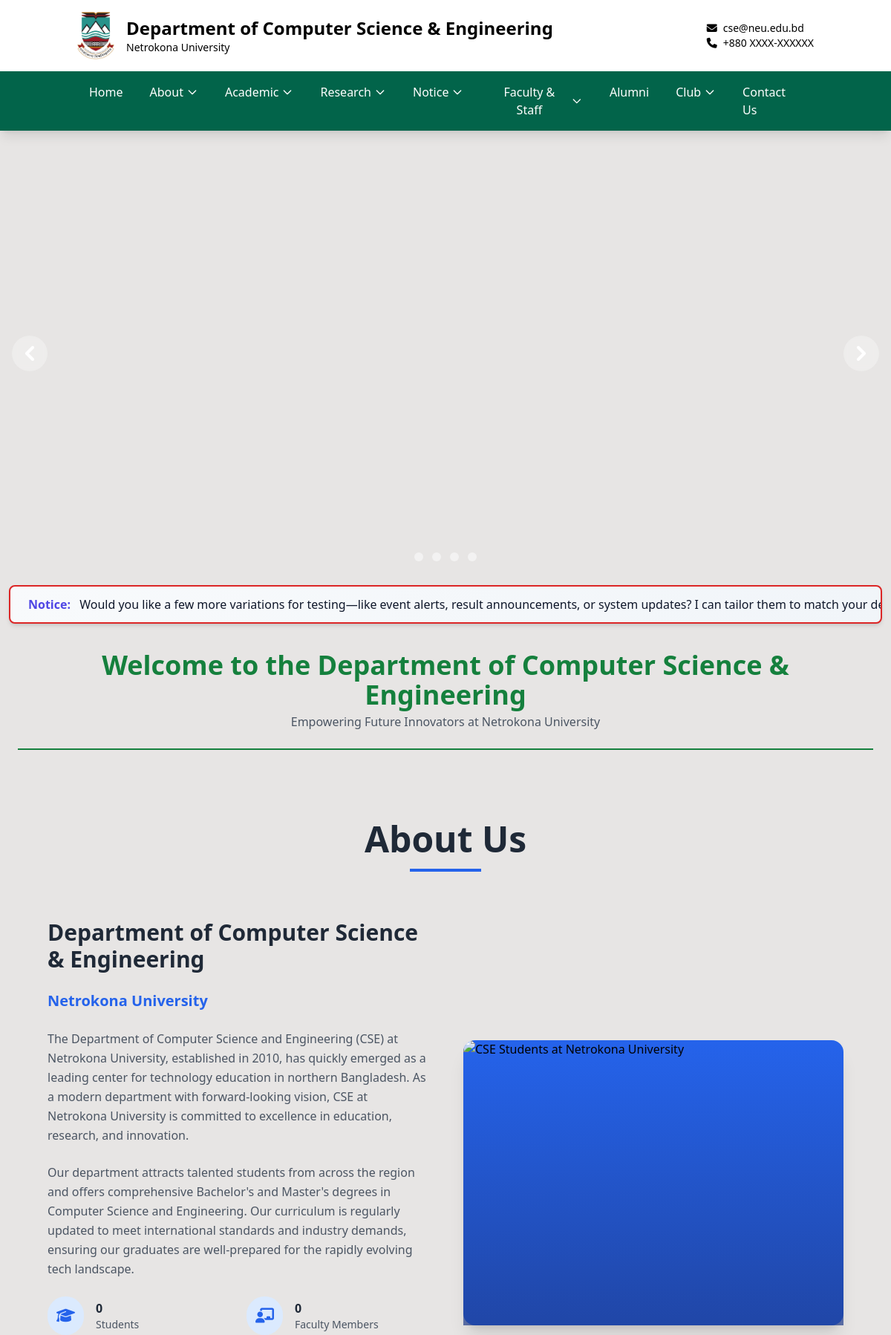
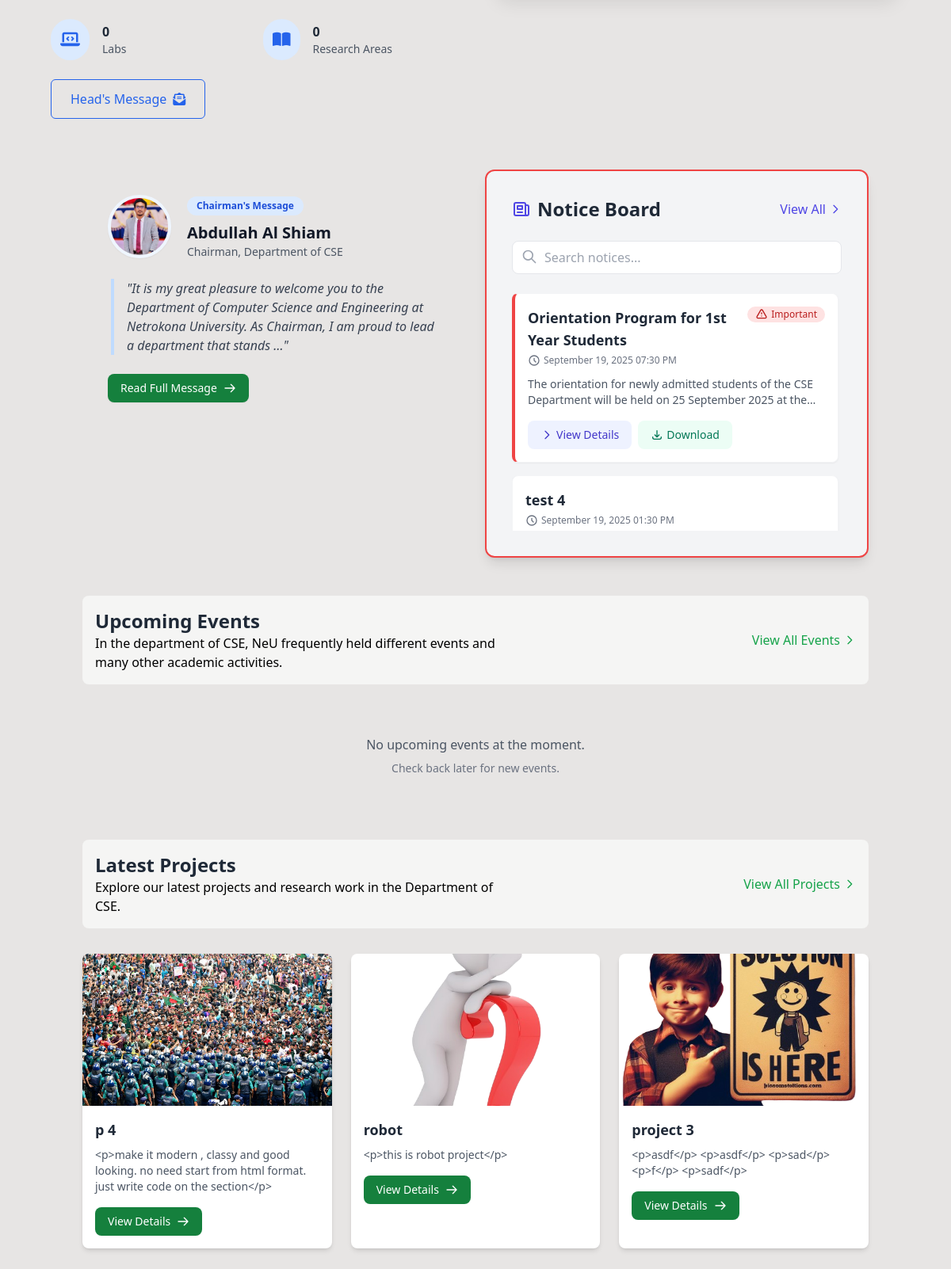
The page / (upper part) on the database its author committed (2 pictures, top to bottom).
### cse_app/models.py (models this page shows, shortened)
class ScrollingNotice(models.Model):
    text = models.TextField()
    is_active = models.BooleanField(default=True)
    created_at = models.DateTimeField(auto_now_add=True)
    updated_at = models.DateTimeField(auto_now=True)
    class Meta:
        ordering = ['-created_at']

class Chairman(models.Model):
    faculty = models.OneToOneField(FacultyMember, on_delete=models.CASCADE)
    message = RichTextField()
    signature = models.ImageField(upload_to='signatures/', blank=True, null=True)
    from_date = models.DateField()
    to_date = models.DateField(null=True, blank=True)
    is_current = models.BooleanField(default=False)
    from_date = models.DateField()
    to_date = models.DateField(blank=True, null=True)
    is_current = models.BooleanField(default=True)

class FacultyMember(models.Model):
    DESIGNATION_CHOICES = (
        ('professor', 'Professor'),
        ('associate_professor', 'Associate Professor'),
        ('assistant_professor', 'Assistant Professor'),
        ('lecturer', 'Lecturer'),
        ('chairman', 'Chairman'),
    )
    STATUS_CHOICES = (
        ('active', 'Active'),
        ('on_leave', 'On Leave'),
        ('ex_chairman', 'Ex-Chairman'),
        ('past_faculty', 'Past Faculty'),
    )
    user = models.OneToOneField(User, on_delete=models.CASCADE, null=True, blank=True)
    name = models.CharField(max_length=100)
    designation = models.CharField(max_length=30, choices=DESIGNATION_CHOICES)
    status = models.CharField(max_length=20, choices=STATUS_CHOICES, default='active')
    email = models.EmailField()
    phone = models.CharField(max_length=15, blank=True)
    room_no = models.CharField(max_length=10, blank=True)
    image = models.ImageField(upload_to='faculty/', blank=True)
    bio = models.TextField(blank=True)
    education = RichTextField(blank=True)
    research_interest = models.TextField(blank=True)
    joined_date = models.DateField(blank=True, null=True)
    end_date = models.DateField(blank=True, null=True)
    is_chairman = models.BooleanField(default=False)

class Notice_Board(models.Model):
    title = models.CharField(max_length=200)
    content = RichTextField()
    file = models.FileField(upload_to='notices/', blank=True, null=True)  # For download option
    created_at = models.DateTimeField(null=True, blank=True)
    updated_at = models.DateTimeField(null=True, blank=True)
    is_important = models.BooleanField(default=False)
    class Meta:
        ordering = ['-created_at']  # Newest first

class Project(models.Model):
    PROJECT_TYPES = (
        ('research', 'Research Project'),
        ('thesis', 'Thesis Project'),
        ('industry', 'Industry Project'),
        ('academic', 'Academic Project'),
    )
    title = models.CharField(max_length=200)
    description = RichTextField()
    project_type = models.CharField(max_length=20, choices=PROJECT_TYPES)
    members = models.ManyToManyField('FacultyMember', related_name='projects', blank=True)
    start_date = models.DateField()
    image = models.ImageField(upload_to='projects/', blank=True, null=True)
    end_date = models.DateField(blank=True, null=True)
    is_ongoing = models.BooleanField(default=False)
    funding_agency = models.CharField(max_length=200, blank=True)
    budget = models.DecimalField(max_digits=12, decimal_places=2, blank=True, null=True)
    outcome = RichTextField(blank=True)

### cse_app/views.py (the view)
# urls.py: path('', views.home, name='home'),
def home(request):
    important_notices = Notice_Board.objects.filter(is_important=True)[:5]
    latest_notices = Notice_Board.objects.exclude(is_important=True)[:5]
    latest_projects = Project.objects.all().order_by('-start_date')[:3]
    latest_events = Event.objects.all().order_by('-start_date')[:3]
    latest_notices = Notice_Board.objects.all()[:5]
    faculty_members = FacultyMember.objects.all()[:8]
    current_chairman = Chairman.objects.filter(is_current=True).first()
    tech_news = TechNews.objects.all()[:3]
    upcoming_events = list(Event.objects.filter(
        is_upcoming=True,
        start_date__gte=timezone.now()
    ).order_by('start_date')[:3])
    if len(upcoming_events) < 3:
        latest_events = Event.objects.exclude(
            id__in=[event.id for event in upcoming_events]
        ).order_by('-start_date')[:3 - len(upcoming_events)]
        upcoming_events.extend(latest_events)
    context = {
        'important_notices': important_notices,
        'latest_notices': latest_notices,
        'faculty_members': faculty_members,
        'current_chairman': current_chairman,
        'tech_news': tech_news,
        'events': upcoming_events,  # Pass events to the template
        'latest_projects': latest_projects,
    }
    page_view, created = ViewCount.objects.get_or_create(page_name='home')
    page_view.increment()
    return render(request, 'cse/home.html', context)

### templates/cse/home.html (shortened to what this page needs)
{% extends 'base.html' %}
{% load static %}
{% block content %}
{% include 'cse/carousel.html' %}
  <div class="lg:col-span-2">
    {% include 'cse/scrolling_notice.html' %}
    <div class="rounded-lg p-6 mb-2">
  <h2 class="text-4xl font-bold text-green-700 mb-1 text-center">
    Welcome to the Department of Computer Science & Engineering
  </h2>
  <p class="text-center text-gray-600 mb-6">
    Empowering Future Innovators at Netrokona University
  </p>
  <div class="flex justify-center">
    <div class="w-full border-t-2 border-green-700"></div>
  </div>
</div>
    {% include 'cse/about.html' %}
    <div class="container mx-auto px-4 mb-10">
      <div class="grid md:grid-cols-2 gap-6">
        {% if current_chairman %}
        <div class=" rounded-xl overflow-hidden ">
          <div class="p-6 md:p-8">
            <div class="flex items-start mb-6">
              <div class="flex-shrink-0 mr-5">
                <div class="relative">
                  <img
                    src="{{ current_chairman.faculty.image.url }}"
                    alt="{{ current_chairman.faculty.name }}"
                    class="w-20 h-20 rounded-full object-cover border-4 border-blue-50 shadow-sm"
                  />
                </div>
              </div>
              <div>
                <span class="inline-block px-3 py-1 text-xs font-semibold text-blue-700 bg-blue-100 rounded-full mb-2">Chairman's Message</span>
                <h3 class="text-xl font-bold text-gray-900">{{ current_chairman.faculty.name }}</h3>
                <p class="text-sm text-gray-600">Chairman, Department of CSE</p>
              </div>
            </div>
            <div class="border-l-4 border-blue-200 pl-4 ml-1 mb-6">
              <p class="text-gray-700 italic">
                "{{ current_chairman.message|striptags|truncatewords:30 }}"
              </p>
            </div>
            <div class="flex items-center justify-between">
              <a
                href="{% url 'message_from_chairman' %}"
                class="inline-flex items-center px-4 py-2 text-sm font-medium text-white bg-green-700 rounded-lg hover:bg-green-800 transition-all duration-300 shadow-sm hover:shadow-md"
              >
                Read Full Message
                <svg class="w-4 h-4 ml-2" fill="none" stroke="currentColor" viewBox="0 0 24 24">
                  <path stroke-linecap="round" stroke-linejoin="round" stroke-width="2" d="M14 5l7 7m0 0l-7 7m7-7H3"></path>
                </svg>
              </a>
            </div>
          </div>
        </div>
        {% endif %}
        <div class="bg-gray-100 rounded-xl shadow-lg overflow-hidden transition-all duration-300 border-2 border-red-500 hover:shadow-xl">
  <div class="p-6 md:p-8">
    <div class="flex justify-between items-center mb-6 ">
      <div class="flex items-center ">
        <svg class="w-6 h-6 text-indigo-600 mr-2" fill="none" stroke="currentColor" viewBox="0 0 24 24">
          <path stroke-linecap="round" stroke-linejoin="round" stroke-width="2" d="M19 20H5a2 2 0 01-2-2V6a2 2 0 012-2h10a2 2 0 012 2v1m2 13a2 2 0 01-2-2V7m2 13a2 2 0 002-2V9a2 2 0 00-2-2h-2m-4-3H9M7 16h6M7 8h6v4H7V8z"></path>
        </svg>
        <h3 class="text-2xl font-bold text-gray-800">Notice Board</h3>
      </div>
      <a href="{% url 'notice_list' %}" class="text-indigo-600 hover:text-indigo-800 font-medium flex items-center group transition-colors">
        View All
        <svg class="w-4 h-4 ml-1 transform group-hover:translate-x-1 transition-transform" fill="none" stroke="currentColor" viewBox="0 0 24 24">
          <path stroke-linecap="round" stroke-linejoin="round" stroke-width="2" d="M9 5l7 7-7 7"></path>
        </svg>
      </a>
    </div>
    <div class="mb-6 flex items-center space-x-4">
      <div class="relative flex-1">
        <input type="text" placeholder="Search notices..." class="w-full pl-10 pr-4 py-2 border border-gray-200 rounded-lg focus:ring-2 focus:ring-indigo-200 focus:border-indigo-400 transition-colors">
        <svg class="w-5 h-5 text-gray-400 absolute left-3 top-2.5" fill="none" stroke="currentColor" viewBox="0 0 24 24">
          <path stroke-linecap="round" stroke-linejoin="round" stroke-width="2" d="M21 21l-6-6m2-5a7 7 0 11-14 0 7 7 0 0114 0z"></path>
        </svg>
      </div>
    </div>
    <div class="h-[300px] overflow-y-auto pr-1 custom-scrollbar ">
      <div class="space-y-4" id="notice-container">
        {% for notice in latest_notices %}
        <div class="bg-white rounded-lg border border-gray-100 p-4 shadow-sm hover:shadow-md transition-all duration-300 transform hover:-translate-y-0.5 {% if notice.is_important %}border-l-4 border-l-red-500{% endif %}">
          <div class="flex flex-col">
            <div class="flex-1 min-w-0">
              <div class="flex justify-between items-start">
                <h4 class="text-lg font-semibold text-gray-800 mb-1">
                  <a href="{% url 'notice_detail' notice.id %}" class="hover:text-indigo-600 transition-colors">{{ notice.title }}</a>
                </h4>
                {% if notice.is_important %}
                <span class="bg-red-100 text-red-700 text-xs font-medium px-2.5 py-0.5 rounded-full flex items-center whitespace-nowrap">
                  <svg class="w-4 h-4 mr-1" fill="none" stroke="currentColor" viewBox="0 0 24 24">
                    <path stroke-linecap="round" stroke-linejoin="round" stroke-width="2" d="M12 9v2m0 4h.01m-6.938 4h13.856c1.54 0 2.502-1.667 1.732-3L13.732 4c-.77-1.333-2.694-1.333-3.464 0L3.34 16c-.77 1.333.192 3 1.732 3z"></path>
                  </svg>
                  Important
                </span>
                {% endif %}
              </div>
              {% if notice.created_at %}
              <p class="text-xs text-gray-500 mb-3 flex items-center">
                <svg class="w-4 h-4 mr-1" fill="none" stroke="currentColor" viewBox="0 0 24 24">
                  <path stroke-linecap="round" stroke-linejoin="round" stroke-width="2" d="M12 8v4l3 3m6-3a9 9 0 11-18 0 9 9 0 0118 0z"></path>
                </svg>
                {{ notice.created_at|date:"F d, Y h:i A" }}
              </p>
              {% endif %}
              <p class="text-sm text-gray-600 mb-4 line-clamp-2">{{ notice.content|striptags|truncatewords:20 }}</p>
            </div>
            <div class="flex items-center space-x-2">
              <a href="{% url 'notice_detail' notice.id %}"
                 class="text-center px-4 py-2 bg-indigo-50 text-indigo-700 rounded-lg text-sm hover:bg-indigo-100 transition-colors flex items-center font-medium">
                <svg class="w-4 h-4 mr-1" fill="none" stroke="currentColor" viewBox="0 0 24 24">
                  <path stroke-linecap="round" stroke-linejoin="round" stroke-width="2" d="M9 5l7 7-7 7"></path>
                </svg>
                View Details
              </a>
              {% if notice.file %}
              <a href="{% url 'download_notice' notice.pk %}"
                 class="text-center px-4 py-2 bg-emerald-50 text-emerald-700 rounded-lg text-sm hover:bg-emerald-100 transition-colors flex items-center font-medium">
                <svg class="w-4 h-4 mr-1" fill="none" stroke="currentColor" viewBox="0 0 24 24">
                  <path stroke-linecap="round" stroke-linejoin="round" stroke-width="2" d="M4 16v1a3 3 0 003 3h10a3 3 0 003-3v-1m-4-4l-4 4m0 0l-4-4m4 4V4"></path>
                </svg>
                Download
              </a>
              {% endif %}
            </div>
          </div>
        </div>
        {% endfor %}
      </div>
    </div>
  </div>
</div>
      </div>
    </div>
     <section class="my-12">
      <div class="container mx-auto px-4">
          <div class="flex justify-between items-center mb-8 bg-stone-100 p-4 rounded-lg ">
            <div class="max-w-lg flex flex-col">
              <h2 class="text-2xl font-bold text-gray-800">Upcoming Events</h2>
              <h3>In the department of CSE, NeU frequently held different events and many other academic activities.</h3>
           </div>
             <a href="{% url 'all_events' %}" class="text-green-600  hover:text-green-800 font-medium flex items-center">
                View All Events
                 <svg class="w-4 h-4 ml-1" fill="none" stroke="currentColor" viewBox="0 0 24 24" xmlns="http://www.w3.org/2000/svg">
                    <path stroke-linecap="round" stroke-linejoin="round" stroke-width="2" d="M9 5l7 7-7 7"></path>
                 </svg>
             </a>
         </div>
          {% include 'cse/events.html' %}
          <div class="mt-12">
            <div class="flex justify-between items-center mb-8 bg-stone-100 p-4 rounded-lg">
                <div class="max-w-lg flex flex-col">
                    <h2 class="text-2xl font-bold text-gray-800">Latest Projects</h2>
                    <h3>Explore our latest projects and research work in the Department of CSE.</h3>
                </div>
                <a href="{% url 'all_projects' %}" class="text-green-600 hover:text-green-800 font-medium flex items-center">
                    View All Projects
                    <svg class="w-4 h-4 ml-1" fill="none" stroke="currentColor" viewBox="0 0 24 24">
                        <path stroke-linecap="round" stroke-linejoin="round" stroke-width="2" d="M9 5l7 7-7 7"></path>
                    </svg>
                </a>
            </div>
            <div class="grid grid-cols-1 md:grid-cols-2 lg:grid-cols-3 gap-6">
                {% for project in latest_projects %}
                    <div class="bg-white rounded-lg shadow-md hover:shadow-xl transition-shadow duration-300">
                        {% if project.image %}
                            <img src="{{ project.image.url }}" class="w-full h-48 object-cover rounded-t-lg" alt="{{ project.title }}">
                        {% else %}
                            <img src="{% static 'cse/default_project.jpg' %}" class="w-full h-48 object-cover rounded-t-lg" alt="{{ project.title }}">
                        {% endif %}
                        <div class="p-4">
                            <h3 class="text-lg font-semibold text-gray-800 mb-2">{{ project.title }}</h3>
                            <p class="text-gray-600 text-sm mb-4">{{ project.description|truncatewords:20 }}</p>
                            <a href="{% url 'project_detail' project.id %}" class="inline-flex items-center px-4 py-2 text-sm font-medium text-white bg-green-700 rounded-lg hover:bg-green-800 transition-all duration-300">
                                View Details
                                <svg class="w-4 h-4 ml-2" fill="none" stroke="currentColor" viewBox="0 0 24 24">
                                    <path stroke-linecap="round" stroke-linejoin="round" stroke-width="2" d="M14 5l7 7m0 0l-7 7m7-7H3"></path>
                                </svg>
                            </a>
                        </div>
                    </div>
                {% empty %}
                    <div class="col-span-3 text-center py-8">
                        <p class="text-gray-500">No projects available at the moment.</p>
                    </div>
                {% endfor %}
            </div>
          </div>
     </div>
     </section>
  </div>
</div>
{% endblock %}

### templates/cse/scrolling_notice.html (shortened to what this page needs)
<div class="w-auto m-3  bg-white border-2 border-red-600 bg-gradient-to-r from-slate-50 to-slate-100 shadow-md rounded-lg overflow-hidden">
    <div class="px-6 py-3 notice-container">
        <div class="animate-scroll">
            <span class="text-slate-900">
                <span class="font-semibold text-indigo-600 mr-2">Notice:</span>
                {{ scrolling_notice }}
            </span>
        </div>
    </div>
</div>

### rows shown on the page
ScrollingNotice: text "Would you like a few more variations for testing—like event alerts, result announcements, or system updates? I can tailor them to match your…"
Chairman: faculty.image (picture), faculty.name "Abdullah Al Shiam", message "It is my great pleasure to welcome you to the Department of Computer Science and Engineering at Netrokona University. As Chairman, I am proud to lead a department that stands …"
Notice_Board: title "Orientation Program for 1st Year Students", is_important True (drawn), created_at "September 19, 2025 07:30 PM", content "The orientation for newly admitted students of the CSE Department will be held on 25 September 2025 at…", shows "Download"
Notice_Board: title "test 4", created_at "September 19, 2025 01:30 PM"
Project: image (picture), title "p 4", description "<p>make it modern , classy and good looking. no need start from html format. just write code on the section</p>"
Project: image (picture), title "robot", description "<p>this is robot project</p>"
Project: image (picture), title "project 3", description "<p>asdf</p> <p>asdf</p> <p>sad</p> <p>f</p> <p>sadf</p>"
